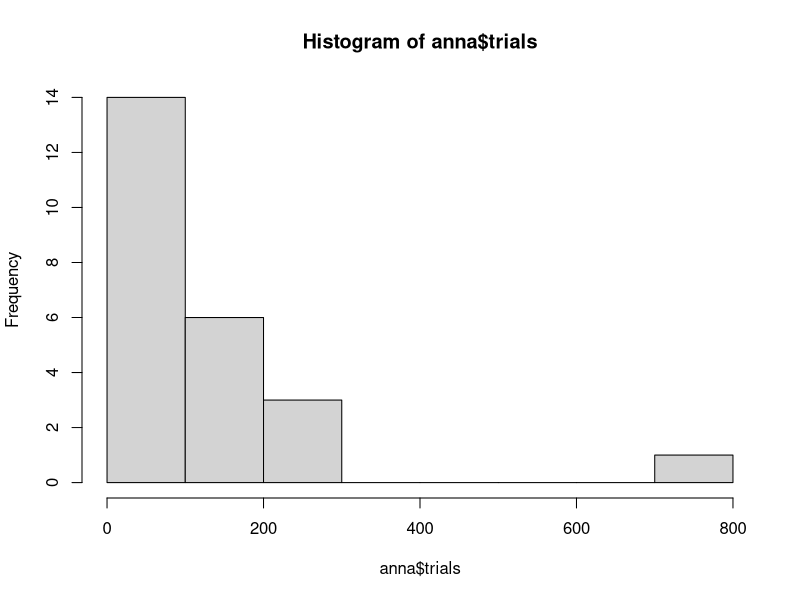
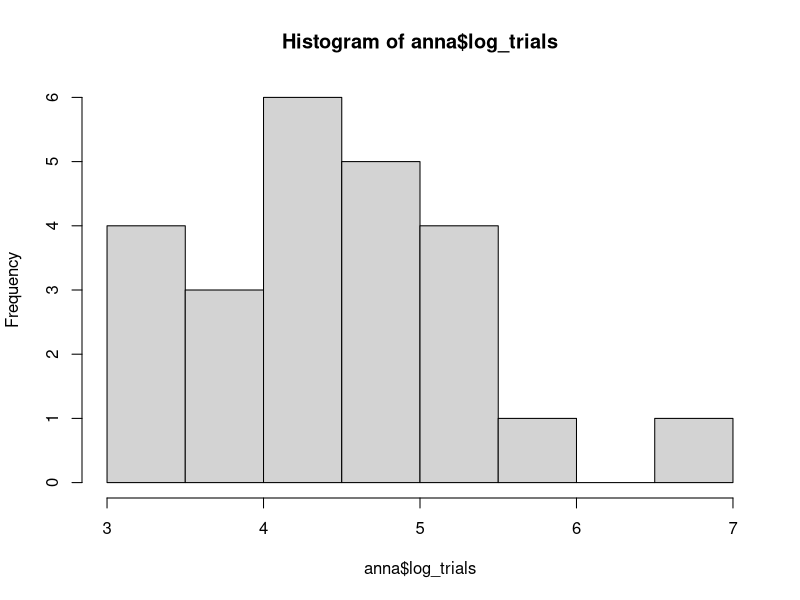
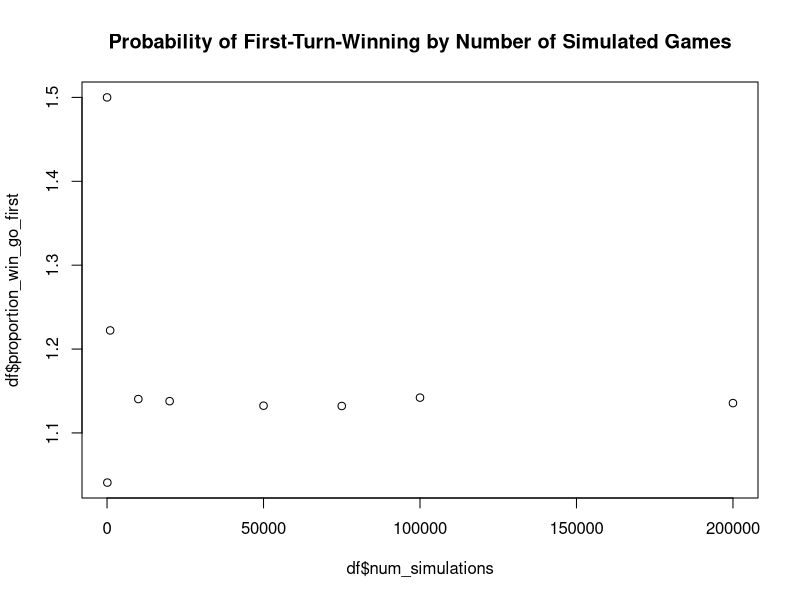

Write the R code that produced these figures, in order.
#HW Parts 1-5

version #(Parts 1, 2)

# load anna_data.csv into dataframe (Part 3)
anna = read.csv("data_files/anna_data.csv")

# take a look
head(anna)

# create log(trials) variable and take a look (Part 4)
anna$log_trials = log(anna$trials)
head(anna)

# create histogram of original trials variable (Part 5)
hist(anna$trials)

# create histogram of new log_trials variable (Part 5)
hist(anna$log_trials)

#Part 6

# create single_game function to play one game of flipping until one person gets heads
single_game = function(){
    # Initialize persons A and B and loop counter
    A = 0
    B = 0
    i = 1
    # create coin
    coin = c(0, 1)
    
    # loop until someone flips 10 heads
    while (A < 10 & B < 10) {
    flip = sample(coin, size=1, replace=TRUE)
    # if heads is flipped
    if(flip == 1) {
        # even turns go to B 
        if((i %% 2) == 0) {
            B = B + 1
        # odd turns go to A
        } else {
            A = A + 1
        }
    }
    i = i+1
    }
    
    if(A == 10) {
        return("A")
    } else {
        return("B")
    }
}


# define simulate_games function to iterate over a game of coin flipping until one person gets 10 heads
# num_games parameter tells us how many games to play
simulate_games = function(num_games){
    
    winner_list = replicate(num_games, single_game()) 
    # return A divided by B, i.e. the probability of going first and winning the game over num_games iterations
    win_tab = table(winner_list)
    A_win = win_tab["A"]
    #print(A_win)
    B_win = win_tab["B"]
    #print(B_win)
    prob_A_Win = (A_win / B_win)
    return(prob_A_Win)
}

# run different numbers of simulations to see how the probability of winning if going first asymptotes
sample_sizes = c(10, 100, 1000, 10000, 20000, 50000, 75000, 100000, 200000)
df = data.frame(matrix(ncol=2, nrow=0))

for (size in 1:length(sample_sizes)){
    A_to_B_ratio = simulate_games(sample_sizes[size])
    new_result = c(sample_sizes[size], as.double(paste(A_to_B_ratio)))
    df = rbind(df, new_result)
    head(df)
    
    print(paste("For ", sample_sizes[size], " games played, Proportion of A Wins: ", A_to_B_ratio))
}

cols = c("num_simulations", "proportion_win_go_first")
names(df) = cols

plot(df$num_simulations, df$proportion_win_go_first, main="Probability of First-Turn-Winning by Number of Simulated Games"
    ,xlim=c(0, 200000))

#It appears that over many simulations of flipping the coin until one person flips 10 heads, the odds are in favor of the person #who flipped first winning. This advantage appears to be about 0.14 or 14%.